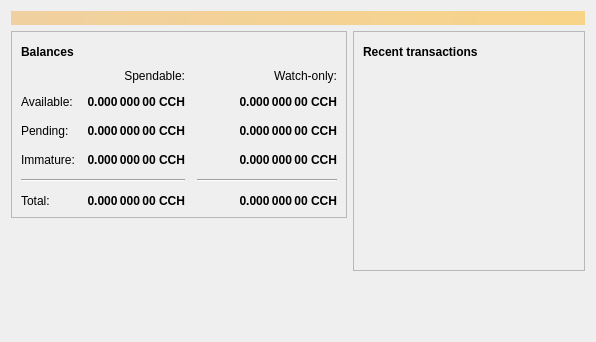
<?xml version="1.0" encoding="UTF-8"?>
<ui version="4.0">
 <class>OverviewPage</class>
 <widget class="QWidget" name="OverviewPage">
  <property name="geometry">
   <rect>
    <x>0</x>
    <y>0</y>
    <width>596</width>
    <height>342</height>
   </rect>
  </property>
  <property name="windowTitle">
   <string>Form</string>
  </property>
  <layout class="QVBoxLayout" name="topLayout">
   <item>
    <widget class="QLabel" name="labelAlerts">
     <property name="visible">
      <bool>false</bool>
     </property>
     <property name="styleSheet">
      <string notr="true">QLabel { background-color: qlineargradient(x1: 0, y1: 0, x2: 1, y2: 0, stop:0 #F0D0A0, stop:1 #F8D488); color:#000000; }</string>
     </property>
     <property name="wordWrap">
      <bool>true</bool>
     </property>
     <property name="margin">
      <number>3</number>
     </property>
     <property name="textInteractionFlags">
      <set>Qt::TextSelectableByMouse</set>
     </property>
    </widget>
   </item>
   <item>
    <layout class="QHBoxLayout" name="horizontalLayout" stretch="1,1">
     <item>
      <layout class="QVBoxLayout" name="verticalLayout_2">
       <item>
        <widget class="QFrame" name="frame">
         <property name="frameShape">
          <enum>QFrame::StyledPanel</enum>
         </property>
         <property name="frameShadow">
          <enum>QFrame::Raised</enum>
         </property>
         <layout class="QVBoxLayout" name="verticalLayout_4">
          <item>
           <layout class="QHBoxLayout" name="horizontalLayout_4">
            <item>
             <widget class="QLabel" name="label_5">
              <property name="font">
               <font>
                <weight>75</weight>
                <bold>true</bold>
               </font>
              </property>
              <property name="text">
               <string>Balances</string>
              </property>
             </widget>
            </item>
            <item>
             <widget class="QPushButton" name="labelWalletStatus">
              <property name="enabled">
               <bool>true</bool>
              </property>
              <property name="maximumSize">
               <size>
                <width>30</width>
                <height>16777215</height>
               </size>
              </property>
              <property name="toolTip">
               <string>The displayed information may be out of date. Your wallet automatically synchronizes with the CounosH network after a connection is established, but this process has not completed yet.</string>
              </property>
              <property name="text">
               <string/>
              </property>
              <property name="icon">
               <iconset resource="../counosh.qrc">
                <normaloff>:/icons/warning</normaloff>
                <disabledoff>:/icons/warning</disabledoff>:/icons/warning</iconset>
              </property>
              <property name="iconSize">
               <size>
                <width>24</width>
                <height>24</height>
               </size>
              </property>
              <property name="flat">
               <bool>true</bool>
              </property>
             </widget>
            </item>
            <item>
             <spacer name="horizontalSpacer_3">
              <property name="orientation">
               <enum>Qt::Horizontal</enum>
              </property>
              <property name="sizeHint" stdset="0">
               <size>
                <width>40</width>
                <height>20</height>
               </size>
              </property>
             </spacer>
            </item>
           </layout>
          </item>
          <item>
           <layout class="QGridLayout" name="gridLayout">
            <property name="spacing">
             <number>12</number>
            </property>
            <item row="2" column="2">
             <widget class="QLabel" name="labelWatchPending">
              <property name="font">
               <font>
                <weight>75</weight>
                <bold>true</bold>
               </font>
              </property>
              <property name="cursor">
               <cursorShape>IBeamCursor</cursorShape>
              </property>
              <property name="toolTip">
               <string>Unconfirmed transactions to watch-only addresses</string>
              </property>
              <property name="text">
               <string notr="true">0.000 000 00 CCH</string>
              </property>
              <property name="alignment">
               <set>Qt::AlignRight|Qt::AlignTrailing|Qt::AlignVCenter</set>
              </property>
              <property name="textInteractionFlags">
               <set>Qt::LinksAccessibleByMouse|Qt::TextSelectableByKeyboard|Qt::TextSelectableByMouse</set>
              </property>
             </widget>
            </item>
            <item row="2" column="1">
             <widget class="QLabel" name="labelUnconfirmed">
              <property name="font">
               <font>
                <weight>75</weight>
                <bold>true</bold>
               </font>
              </property>
              <property name="cursor">
               <cursorShape>IBeamCursor</cursorShape>
              </property>
              <property name="toolTip">
               <string>Total of transactions that have yet to be confirmed, and do not yet count toward the spendable balance</string>
              </property>
              <property name="text">
               <string notr="true">0.000 000 00 CCH</string>
              </property>
              <property name="alignment">
               <set>Qt::AlignRight|Qt::AlignTrailing|Qt::AlignVCenter</set>
              </property>
              <property name="textInteractionFlags">
               <set>Qt::LinksAccessibleByMouse|Qt::TextSelectableByKeyboard|Qt::TextSelectableByMouse</set>
              </property>
             </widget>
            </item>
            <item row="3" column="2">
             <widget class="QLabel" name="labelWatchImmature">
              <property name="font">
               <font>
                <weight>75</weight>
                <bold>true</bold>
               </font>
              </property>
              <property name="cursor">
               <cursorShape>IBeamCursor</cursorShape>
              </property>
              <property name="toolTip">
               <string>Mined balance in watch-only addresses that has not yet matured</string>
              </property>
              <property name="text">
               <string notr="true">0.000 000 00 CCH</string>
              </property>
              <property name="alignment">
               <set>Qt::AlignRight|Qt::AlignTrailing|Qt::AlignVCenter</set>
              </property>
              <property name="textInteractionFlags">
               <set>Qt::LinksAccessibleByMouse|Qt::TextSelectableByKeyboard|Qt::TextSelectableByMouse</set>
              </property>
             </widget>
            </item>
            <item row="4" column="0" colspan="2">
             <widget class="Line" name="line">
              <property name="orientation">
               <enum>Qt::Horizontal</enum>
              </property>
             </widget>
            </item>
            <item row="4" column="2">
             <widget class="Line" name="lineWatchBalance">
              <property name="sizePolicy">
               <sizepolicy hsizetype="Preferred" vsizetype="Fixed">
                <horstretch>0</horstretch>
                <verstretch>0</verstretch>
               </sizepolicy>
              </property>
              <property name="minimumSize">
               <size>
                <width>140</width>
                <height>0</height>
               </size>
              </property>
              <property name="orientation">
               <enum>Qt::Horizontal</enum>
              </property>
             </widget>
            </item>
            <item row="5" column="0">
             <widget class="QLabel" name="labelTotalText">
              <property name="text">
               <string>Total:</string>
              </property>
             </widget>
            </item>
            <item row="3" column="1">
             <widget class="QLabel" name="labelImmature">
              <property name="font">
               <font>
                <weight>75</weight>
                <bold>true</bold>
               </font>
              </property>
              <property name="cursor">
               <cursorShape>IBeamCursor</cursorShape>
              </property>
              <property name="toolTip">
               <string>Mined balance that has not yet matured</string>
              </property>
              <property name="text">
               <string notr="true">0.000 000 00 CCH</string>
              </property>
              <property name="alignment">
               <set>Qt::AlignRight|Qt::AlignTrailing|Qt::AlignVCenter</set>
              </property>
              <property name="textInteractionFlags">
               <set>Qt::LinksAccessibleByMouse|Qt::TextSelectableByKeyboard|Qt::TextSelectableByMouse</set>
              </property>
             </widget>
            </item>
            <item row="2" column="3">
             <spacer name="horizontalSpacer_2">
              <property name="orientation">
               <enum>Qt::Horizontal</enum>
              </property>
              <property name="sizeHint" stdset="0">
               <size>
                <width>40</width>
                <height>20</height>
               </size>
              </property>
             </spacer>
            </item>
            <item row="3" column="0">
             <widget class="QLabel" name="labelImmatureText">
              <property name="text">
               <string>Immature:</string>
              </property>
             </widget>
            </item>
            <item row="5" column="1">
             <widget class="QLabel" name="labelTotal">
              <property name="font">
               <font>
                <weight>75</weight>
                <bold>true</bold>
               </font>
              </property>
              <property name="cursor">
               <cursorShape>IBeamCursor</cursorShape>
              </property>
              <property name="toolTip">
               <string>Your current total balance</string>
              </property>
              <property name="text">
               <string notr="true">0.000 000 00 CCH</string>
              </property>
              <property name="alignment">
               <set>Qt::AlignRight|Qt::AlignTrailing|Qt::AlignVCenter</set>
              </property>
              <property name="textInteractionFlags">
               <set>Qt::LinksAccessibleByMouse|Qt::TextSelectableByKeyboard|Qt::TextSelectableByMouse</set>
              </property>
             </widget>
            </item>
            <item row="5" column="2">
             <widget class="QLabel" name="labelWatchTotal">
              <property name="font">
               <font>
                <weight>75</weight>
                <bold>true</bold>
               </font>
              </property>
              <property name="cursor">
               <cursorShape>IBeamCursor</cursorShape>
              </property>
              <property name="toolTip">
               <string>Current total balance in watch-only addresses</string>
              </property>
              <property name="text">
               <string notr="true">0.000 000 00 CCH</string>
              </property>
              <property name="alignment">
               <set>Qt::AlignRight|Qt::AlignTrailing|Qt::AlignVCenter</set>
              </property>
              <property name="textInteractionFlags">
               <set>Qt::LinksAccessibleByMouse|Qt::TextSelectableByKeyboard|Qt::TextSelectableByMouse</set>
              </property>
             </widget>
            </item>
            <item row="0" column="2">
             <widget class="QLabel" name="labelWatchonly">
              <property name="text">
               <string>Watch-only:</string>
              </property>
              <property name="alignment">
               <set>Qt::AlignRight|Qt::AlignTrailing|Qt::AlignVCenter</set>
              </property>
             </widget>
            </item>
            <item row="1" column="0">
             <widget class="QLabel" name="labelBalanceText">
              <property name="text">
               <string>Available:</string>
              </property>
             </widget>
            </item>
            <item row="1" column="1">
             <widget class="QLabel" name="labelBalance">
              <property name="font">
               <font>
                <weight>75</weight>
                <bold>true</bold>
               </font>
              </property>
              <property name="cursor">
               <cursorShape>IBeamCursor</cursorShape>
              </property>
              <property name="toolTip">
               <string>Your current spendable balance</string>
              </property>
              <property name="text">
               <string notr="true">0.000 000 00 CCH</string>
              </property>
              <property name="alignment">
               <set>Qt::AlignRight|Qt::AlignTrailing|Qt::AlignVCenter</set>
              </property>
              <property name="textInteractionFlags">
               <set>Qt::LinksAccessibleByMouse|Qt::TextSelectableByKeyboard|Qt::TextSelectableByMouse</set>
              </property>
             </widget>
            </item>
            <item row="1" column="2">
             <widget class="QLabel" name="labelWatchAvailable">
              <property name="font">
               <font>
                <weight>75</weight>
                <bold>true</bold>
               </font>
              </property>
              <property name="cursor">
               <cursorShape>IBeamCursor</cursorShape>
              </property>
              <property name="toolTip">
               <string>Your current balance in watch-only addresses</string>
              </property>
              <property name="text">
               <string notr="true">0.000 000 00 CCH</string>
              </property>
              <property name="alignment">
               <set>Qt::AlignRight|Qt::AlignTrailing|Qt::AlignVCenter</set>
              </property>
              <property name="textInteractionFlags">
               <set>Qt::LinksAccessibleByMouse|Qt::TextSelectableByKeyboard|Qt::TextSelectableByMouse</set>
              </property>
             </widget>
            </item>
            <item row="2" column="0">
             <widget class="QLabel" name="labelPendingText">
              <property name="text">
               <string>Pending:</string>
              </property>
             </widget>
            </item>
            <item row="0" column="1">
             <widget class="QLabel" name="labelSpendable">
              <property name="text">
               <string>Spendable:</string>
              </property>
              <property name="alignment">
               <set>Qt::AlignRight|Qt::AlignTrailing|Qt::AlignVCenter</set>
              </property>
             </widget>
            </item>
           </layout>
          </item>
         </layout>
        </widget>
       </item>
       <item>
        <spacer name="verticalSpacer">
         <property name="orientation">
          <enum>Qt::Vertical</enum>
         </property>
         <property name="sizeHint" stdset="0">
          <size>
           <width>20</width>
           <height>40</height>
          </size>
         </property>
        </spacer>
       </item>
      </layout>
     </item>
     <item>
      <layout class="QVBoxLayout" name="verticalLayout_3">
       <item>
        <widget class="QFrame" name="frame_2">
         <property name="frameShape">
          <enum>QFrame::StyledPanel</enum>
         </property>
         <property name="frameShadow">
          <enum>QFrame::Raised</enum>
         </property>
         <layout class="QVBoxLayout" name="verticalLayout">
          <item>
           <layout class="QHBoxLayout" name="horizontalLayout_2">
            <item>
             <widget class="QLabel" name="label_4">
              <property name="font">
               <font>
                <weight>75</weight>
                <bold>true</bold>
               </font>
              </property>
              <property name="text">
               <string>Recent transactions</string>
              </property>
             </widget>
            </item>
            <item>
             <widget class="QPushButton" name="labelTransactionsStatus">
              <property name="enabled">
               <bool>true</bool>
              </property>
              <property name="maximumSize">
               <size>
                <width>30</width>
                <height>16777215</height>
               </size>
              </property>
              <property name="toolTip">
               <string>The displayed information may be out of date. Your wallet automatically synchronizes with the CounosH network after a connection is established, but this process has not completed yet.</string>
              </property>
              <property name="text">
               <string/>
              </property>
              <property name="icon">
               <iconset resource="../counosh.qrc">
                <normaloff>:/icons/warning</normaloff>
                <disabledoff>:/icons/warning</disabledoff>:/icons/warning</iconset>
              </property>
              <property name="iconSize">
               <size>
                <width>24</width>
                <height>24</height>
               </size>
              </property>
              <property name="flat">
               <bool>true</bool>
              </property>
             </widget>
            </item>
            <item>
             <spacer name="horizontalSpacer">
              <property name="orientation">
               <enum>Qt::Horizontal</enum>
              </property>
              <property name="sizeHint" stdset="0">
               <size>
                <width>40</width>
                <height>20</height>
               </size>
              </property>
             </spacer>
            </item>
           </layout>
          </item>
          <item>
           <widget class="QListView" name="listTransactions">
            <property name="styleSheet">
             <string notr="true">QListView { background: transparent; }</string>
            </property>
            <property name="frameShape">
             <enum>QFrame::NoFrame</enum>
            </property>
            <property name="verticalScrollBarPolicy">
             <enum>Qt::ScrollBarAlwaysOff</enum>
            </property>
            <property name="horizontalScrollBarPolicy">
             <enum>Qt::ScrollBarAlwaysOff</enum>
            </property>
            <property name="selectionMode">
             <enum>QAbstractItemView::NoSelection</enum>
            </property>
           </widget>
          </item>
         </layout>
        </widget>
       </item>
       <item>
        <spacer name="verticalSpacer_2">
         <property name="orientation">
          <enum>Qt::Vertical</enum>
         </property>
         <property name="sizeHint" stdset="0">
          <size>
           <width>20</width>
           <height>40</height>
          </size>
         </property>
        </spacer>
       </item>
      </layout>
     </item>
    </layout>
   </item>
  </layout>
 </widget>
 <resources/>
 <connections/>
</ui>
